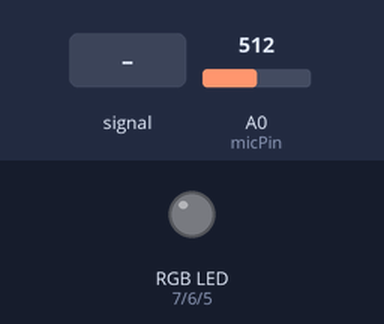
The sketch below on a simulated Arduino Uno, built with avr-gcc and run on an emulated ATmega328P. Shown: an RGB LED mixed from three pins (HIGH = lit). Dashed ring = blinking. The inputs (shaded band) are chosen by the test bench; at power-on: A0 (micPin) = 512. What the sketch prints to the serial monitor is not drawn.

Above: at 1.2 s.
1.3 s: A0 (micPin) fed a 200 Hz sine of ±81 counts around its level
At 1.46 s:
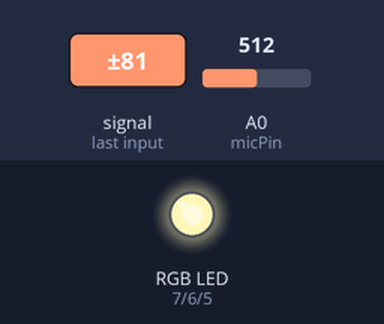
4.3 s: A0 (micPin) fed a 1000 Hz sine of ±255 counts around its level
At 4.77 s:
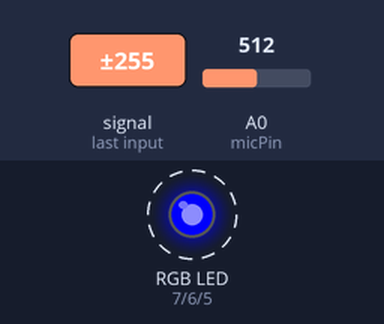
7.3 s: A0 (micPin) set to 306
At 8.5 s:
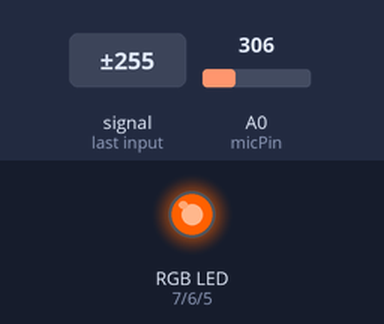
8.8 s: A0 (micPin) fed a 2 Hz sine of ±306 counts around its level
At 9.18 s:
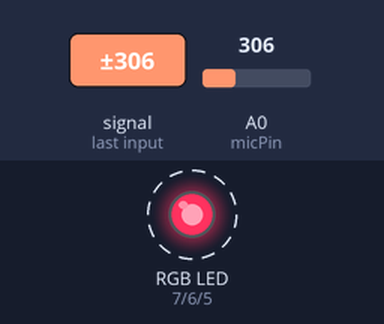
11.8 s: A0 (micPin) set to 900
At 13.0 s:
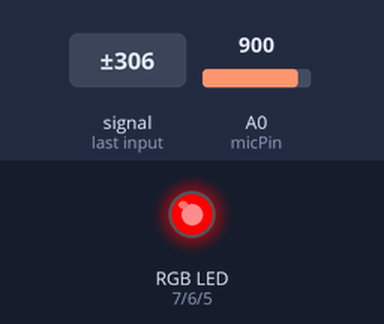
13.3 s: A0 (micPin) set to 716
At 14.5 s:
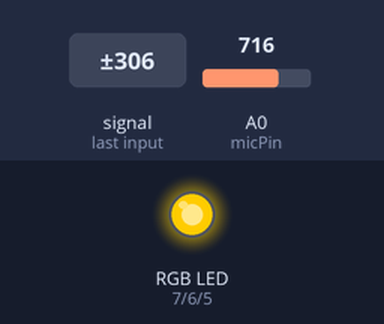
Timing chart, 0 to 15.8 s (numbered marks = the images above; inputs shaded):
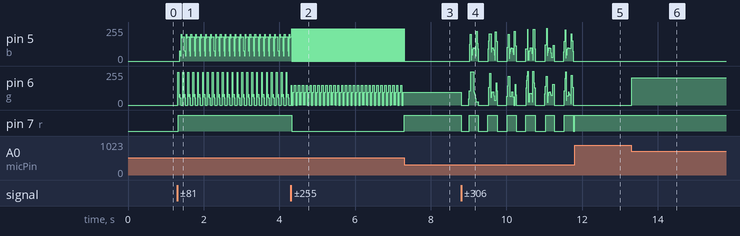

Measured:
- after the input at 1.3 s, pin 5 (b): 0/255 → 77/255 after 0.06 s, then repeats every 0.13 s: 39/255 0.03 s, 201/255 0.02 s, 175/255 0.01 s, 183/255 0.06 s, 77/255 0.02 s; pin 6 (g): 0/255 → 246/255 at once, then repeats every 0.13 s: 62/255 0.01 s, 80/255 0.02 s, 56/255 0.02 s, 0/255 0.06 s, 246/255 0.02 s; pin 7 (r): LOW → HIGH at once
- after the input at 4.3 s, pin 7 (r): HIGH → LOW at once
- after the input at 7.3 s, pin 5 (b): stops changing and stays 0/255; pin 6 (g): stops changing and stays 96/255; pin 7 (r): LOW → HIGH at once
- after the input at 8.8 s, pin 7 (r): alternates HIGH for 0.25 s and LOW for 0.25 s, starting at once
- after the input at 11.8 s, pin 5 (b), pin 6 (g): stops changing and stays 0/255
- after the input at 13.3 s, pin 6 (g): 0/255 → 204/255 at once

The sketch:

sound_reactive.ino
```cpp
//Parameters
const int micPin  = A0;
const int r = 7;
const int g = 6;
const int b = 5;

//Variables
int micVal  = 0;

void setup() {
 //Init Serial USB
 Serial.begin(9600);
 Serial.println(F("Initialize System"));
 //Init Microphone
 pinMode(micPin, INPUT);
 pinMode(r,OUTPUT);
 pinMode(g,OUTPUT);
 pinMode(b,OUTPUT);
}
void loop() {
 readMicrophone();
}

void readMicrophone( ) { /* function readMicrophone */
 ////Test routine for Microphone
 micVal = analogRead(micPin);
 Serial.println(micVal);
 if(micVal > 300)
 {
   if(micVal%3 == 0)
   {
      analogWrite(r,micVal);
   }
   else if(micVal%2 == 0)
   {
      analogWrite(g,micVal);
   }
   else
   {
      analogWrite(b,micVal);
   }
 }
 else
 {
  offAll();
 }
}

void offAll()
{
 digitalWrite(r,LOW);
 digitalWrite(g,LOW);
 digitalWrite(b,LOW);
}
```
